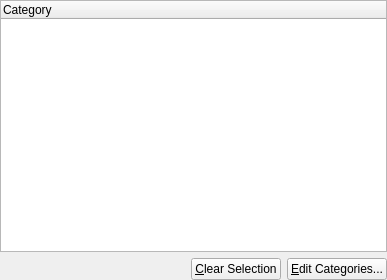
<ui version="4.0" >
 <class>CategorySelectDialog_base</class>
 <widget class="QWidget" name="CategorySelectDialog_base" >
  <property name="geometry" >
   <rect>
    <x>0</x>
    <y>0</y>
    <width>387</width>
    <height>280</height>
   </rect>
  </property>
  <property name="windowTitle" >
   <string>Select Categories</string>
  </property>
  <layout class="QVBoxLayout" >
   <property name="margin" >
    <number>0</number>
   </property>
   <property name="spacing" >
    <number>6</number>
   </property>
   <item>
    <widget class="KPIM::AutoCheckTreeWidget" name="mCategories" >
     <property name="columnCount" >
      <number>1</number>
     </property>
     <column>
      <property name="text" >
       <string>Category</string>
      </property>
     </column>
    </widget>
   </item>
   <item>
    <layout class="QHBoxLayout" >
     <property name="margin" >
      <number>0</number>
     </property>
     <property name="spacing" >
      <number>6</number>
     </property>
     <item>
       <spacer>
         <property name="orientation" >
           <enum>Qt::Horizontal</enum>
         </property>
         <property name="sizeType" >
           <enum>QSizePolicy::Expanding</enum>
         </property>
         <property name="sizeHint" >
           <size>
             <width>20</width>
             <height>20</height>
           </size>
         </property>
       </spacer>
     </item>
     <item>
      <widget class="KPushButton" name="mButtonClear" >
       <property name="text" >
        <string>&amp;Clear Selection</string>
       </property>
      </widget>
     </item>
     <item>
      <widget class="KPushButton" name="mButtonEdit" >
       <property name="text" >
        <string>&amp;Edit Categories...</string>
       </property>
      </widget>
     </item>
    </layout>
   </item>
  </layout>
 </widget>
 <customwidgets>
  <customwidget>
   <class>KPIM::AutoCheckTreeWidget</class>
   <extends>QTreeWidget</extends>
   <header>autochecktreewidget.h</header>
   <container>0</container>
   <pixmap></pixmap>
  </customwidget>
  <customwidget>
    <class>KPushButton</class>
    <extends>QPushButton</extends>
    <header>KPushButton</header>
    <container>0</container>
    <pixmap></pixmap>
  </customwidget>
 </customwidgets>
 <tabstops>
  <tabstop>mCategories</tabstop>
  <tabstop>mButtonClear</tabstop>
  <tabstop>mButtonEdit</tabstop>
 </tabstops>
 <resources/>
 <connections/>
</ui>
